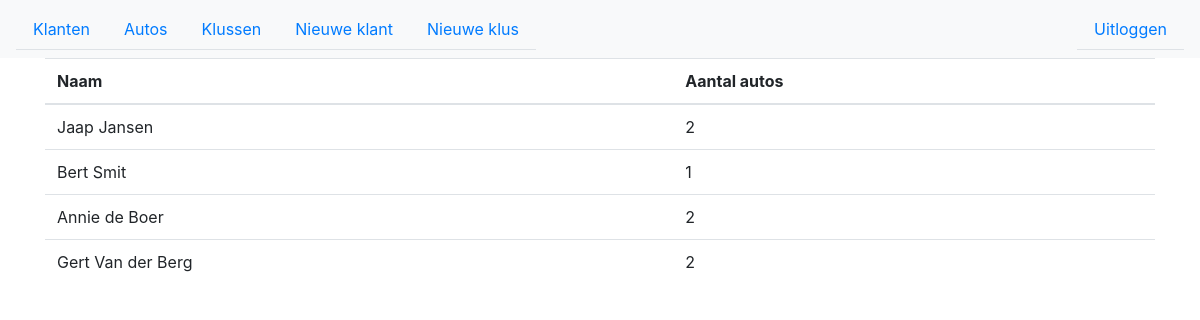
The page /overview.php (signed in) on the database its author committed.
### tables this page shows
CREATE TABLE `customer` (
  `id` int(10) UNSIGNED NOT NULL,
  `first_name` varchar(30) NOT NULL,
  `last_name` varchar(30) NOT NULL,
  `age` int(11) NOT NULL
);

### services/Database.php (called while the page is built, shortened)
<?php
class Database
{
    public $db;
    public function __construct()
    {
        try {
            $this->db = new PDO('mysql:host=localhost:3306;dbname=intake', 'root', 'c0nn3ct');
        } catch (Exception $e) {
            echo $e->getMessage();
            die;
        }
    }
    public function getAllRows($sql)
    {
        $rows = [];
        foreach ($this->db->query($sql) as $row) {
            $rows[] = $row;
        }
        return $rows;
    }
}

### overview.php (the view, shortened to what this page needs)
<?php
require_once('services/Database.php');
$db = new Database;
$customers = $db->getAllRows('SELECT customer.*, COUNT(car.id) as number_of_cars
                                    FROM customer
                                    JOIN car on car.customer_id = customer.id
                                    GROUP BY customer.id');
?>
    <link type="text/css" rel="stylesheet" href="node_modules/bootstrap/dist/css/bootstrap.css">
    <link type="text/css" rel="stylesheet" href="node_modules/bootstrap/dist/css/bootstrap-grid.css">
<body>
<nav class="navbar navbar-expand-lg navbar-light bg-light">
    <div class="collapse navbar-collapse" id="navbarSupportedContent">
        <ul class="nav nav-tabs">
            <li class="nav-item active">
                <a class="nav-link" data-toggle="tab" href="#klanten">Klanten</a>
            </li>
            <li class="nav-item">
                <a class="nav-link" data-toggle="tab" href="#autos">Autos</a>
            </li>
            <li class="nav-item">
                <a class="nav-link" data-toggle="tab" href="#klussen">Klussen</a>
            </li>
            <li class="nav-item">
                <a class="nav-link" href="nieuw.php?type=klant">Nieuwe klant</a>
            </li>
            <li class="nav-item">
                <a class="nav-link" href="nieuw.php?type=task">Nieuwe klus</a>
            </li>
        </ul>
        <ul class="nav nav-tabs ml-auto">
            <li class="nav-item">
                <a class="nav-link" href="logout.php">Uitloggen</a>
            </li>
        </ul>
    </div>
</nav>
<div class="container">
    <div class="tab-content" id="myTabContent">
        <div class="tab-pane fade show active" id="klanten" role="tabpanel">
            <table class="table">
                <thead>
                <tr>
                    <th>Naam</th>
                    <th>Aantal autos</th>
                </tr>
                </thead>
                <tbody>
                <?php foreach ($customers as $customer): ?>
                    <tr>
                        <td><?= $customer['first_name'] . ' ' . $customer['last_name'] ?></td>
                        <td><?= $customer['number_of_cars'] ?></td>
                    </tr>
                <?php endforeach ?>
                </tbody>
            </table>
        </div>
    </div>
</div>
</body>

### rows shown on the page
customer: first_name "Jaap", last_name "Jansen", number_of_cars "2"
customer: first_name "Bert", last_name "Smit", number_of_cars "1"
customer: first_name "Annie", last_name "de Boer", number_of_cars "2"
customer: first_name "Gert", last_name "Van der Berg", number_of_cars "2"
